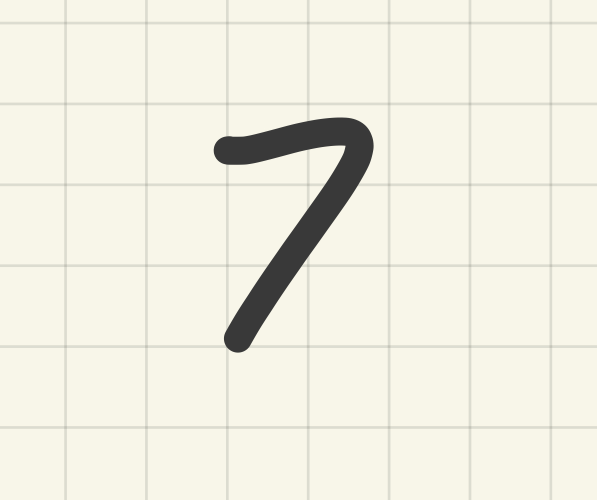
#> input picture images/img1.jpeg, 1194 x 1000 px (shown at 1/2 size); its folder holds only this picture in this run
$ python -i process.py   (imports and definitions only)
#> lines starting #> are read from the running program, lines starting #| are printed output that depends on the picture; after the words box and inside, x2 and y2 are one past the last pixel; in counts of white or black regions, pixels touching at a corner belong together
import os

import cv2
import numpy as np

IMAGE_SIZE = 784


def get_files(directory: str):
    f = []
    for (dirpath, dirnames, filenames) in os.walk(directory):
        for file_name in filenames:
            file = os.path.join(dirpath, file_name)
            f.append(file)
    return f


def transform_image(image: np.ndarray, only_one=True):
    # threshold so it is 255 for the writing and 0 for all else
#> called with only_one = True
    _, image = cv2.threshold(image, 127, 255, cv2.THRESH_BINARY_INV)
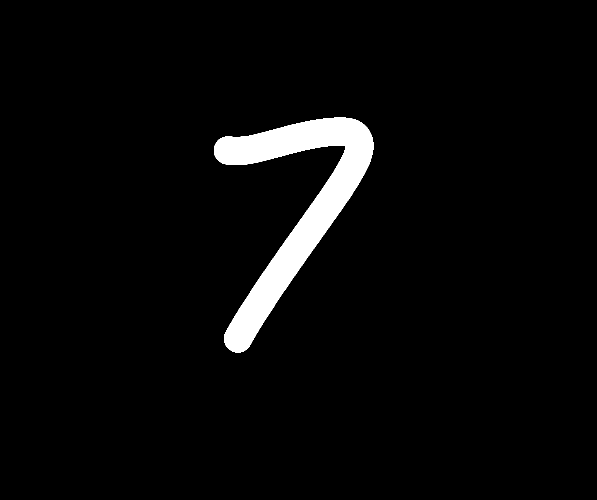
#> image: shape (1000, 1194) (shown at 1/2 size); 3.7% white; 1 white region

    contours, hierarchy = cv2.findContours(image, cv2.RETR_EXTERNAL, cv2.CHAIN_APPROX_SIMPLE)
#> contours = 1 contour; box (x1, y1, x2, y2) and area: (428, 235, 747, 705) 43140

    resulting_images = []

    bounding_rectangles = [cv2.boundingRect(cnt) for cnt in contours]
#> bounding_rectangles = [(428, 235, 319, 470)]

    if only_one:
        # max by width
        bounding_rectangles = [max(bounding_rectangles, key=lambda x: x[2])]

    # sort by x
    list.sort(bounding_rectangles, key=lambda x: x[0])

    for bound in bounding_rectangles:
        x, y, w, h = bound

        diff_w_h = h - w

        if diff_w_h > 0:
            x -= int(diff_w_h / 2)
            w += diff_w_h

        sub_image = image[y:y + h, x:x + w]

        # resize
        sub_image = cv2.resize(sub_image, (8, 8), interpolation=cv2.INTER_AREA)

        norm_div = np.max(sub_image) - 0.5

        mult = 15 / norm_div
        sub_image = np.round(sub_image * mult)

        new_max = np.max(sub_image)
        new_min = np.min(sub_image)

        sub_image = sub_image.reshape(-1)
        assert new_max == 15.0
        assert new_min == 0.0
        assert sub_image.shape[0] == IMAGE_SIZE
        resulting_images.append(sub_image)
#> this loop made 1 pass
#> (bound, x, y, w, h, diff_w_h, norm_div, mult) on pass 1: ((428, 235, 319, 470), 353, 235, 470, 470, 151, 244.5, 0.0613)
#> pass 1, in transform_image, `sub_image = image[y:y + h, x:x + w]`:
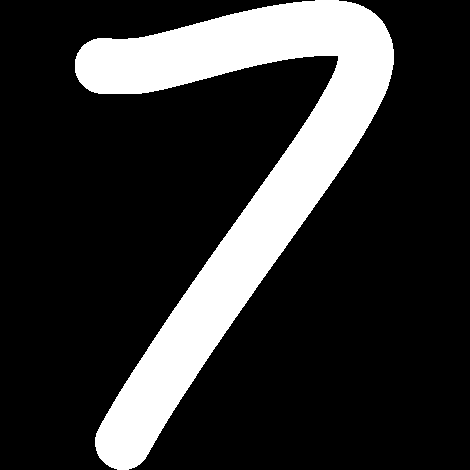
#> sub_image: shape (470, 470); 19.9% white; 1 white region, box (x1, y1, x2, y2) and area: (75, 0, 394, 470) 43880
#> after the loop, resulting_images = []

    return resulting_images


def process(directory: str) -> np.ndarray:
    files = get_files(directory)
    list.sort(files)

    print("processing:", files)

    images = [cv2.imread(file, flags=cv2.IMREAD_GRAYSCALE) for file in files]

    arr = np.empty((0, IMAGE_SIZE))

    for i, image in enumerate(images):
        for sub_image in transform_image(image):
            arr = np.append(arr, sub_image.reshape(1, -1), axis=0)
    return arr

>>> import cv2
>>> picture = cv2.imread('images/img1.jpeg', cv2.IMREAD_GRAYSCALE)
#> (the run stopped early here; a loop or call above may not have finished)

$ run again, on images/multiple.jpeg
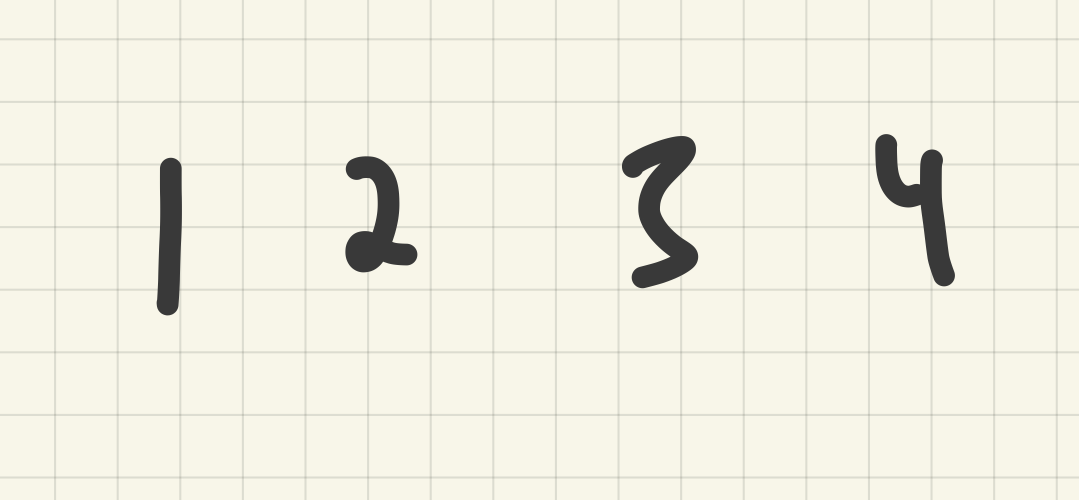
#> input picture images/multiple.jpeg, 2158 x 1000 px (shown at 1/2 size)
#> in transform_image, `_, image = cv2.threshold(image, 127, 255, cv2.THRESH_BINARY_INV)`:
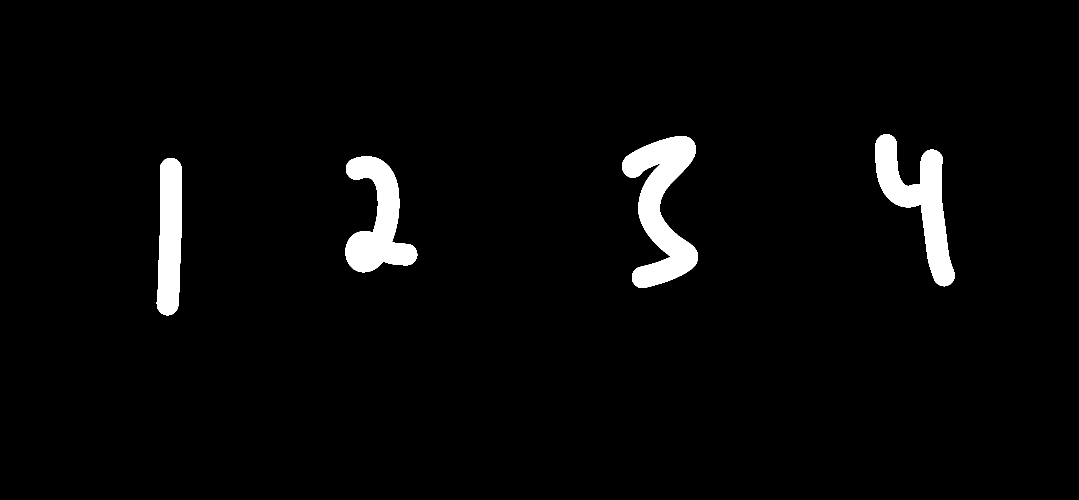
#> image: shape (1000, 2158) (shown at 1/2 size); 3.3% white; 4 white regions
#> contours = 4 contours; box (x1, y1, x2, y2) and area: (1244, 272, 1396, 576) 21739, (1751, 268, 1910, 573) 18215, (691, 313, 835, 545) 16346, (313, 316, 364, 631) 12876
#> in transform_image, `bounding_rectangles = [cv2.boundingRect(cnt) for cnt in contours]`: bounding_rectangles = [(313, 316, 51, 315), (691, 313, 144, 232), (1244, 272, 152, 304), (1751, 268, 159, 305)]
#> in transform_image, `bounding_rectangles = [max(bounding_rectangles, key=lambda x: x[2])]`: bounding_rectangles = [(1751, 268, 159, 305)]
#> the loop in transform_image, `for bound in bounding_rectangles:` made 1 pass
#> (bound, x, y, w, h, diff_w_h, norm_div, mult) on pass 1: ((1751, 268, 159, 305), 1678, 268, 305, 305, 146, 254.5, 0.0589)
#> pass 1, in transform_image, `sub_image = image[y:y + h, x:x + w]`:
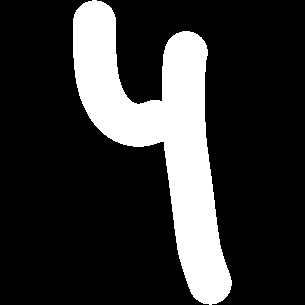
#> sub_image: shape (305, 305); 20.1% white; 1 white region, box (x1, y1, x2, y2) and area: (73, 0, 232, 305) 18657
#> after the loop in transform_image, `for bound in bounding_rectangles:`: resulting_images = []
